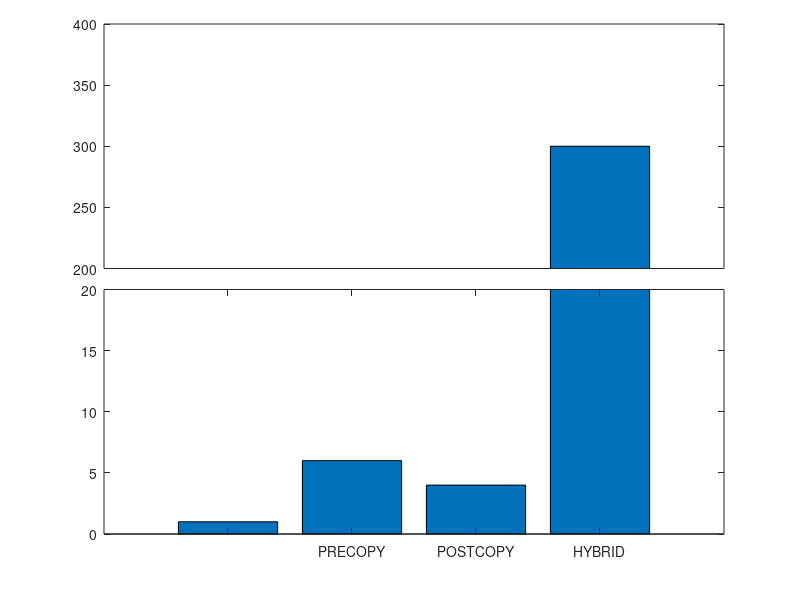

Write MATLAB code to recreate this figure.
a=[1 6 4 300];
xlabel = {'', 'PRECOPY', 'POSTCOPY', 'HYBRID', 'PRO-HYBRID', ''};

ylim1=[0 20];
%ylim2=[100 300];
ylim2=[200 400];
xlim=[0 length(a)+1];

figure;

% retrieve your default axis pos
clf;
p0=get(gca,'position')
delete(gcf);

% create axis1
%a1=axes('position',[p0(1) p0(2) p0(3)/2-.025 p0(4)]);
a1=axes('position',[p0(1) p0(2) p0(3) p0(4)/2]);
%barh(a);
bar(a);
%set(a1,'ylim',ylim1);
set(a1,'ylim',ylim1, 'XTickLabel', xlabel);
%box off;

% create axis2
%a2=axes('position',[p0(1)+p0(3)/2+.025 p0(2) p0(3)/2-.025 p0(4)]);
a2=axes('position',[p0(1) p0(4)/2+.145 p0(3) p0(4)/2])
%a2=axes('position',[p0(1) p0(2) p0(3) p0(4)/2]);
%barh(a);
bar(a);

%set(a2,'ylim',ylim1);
set(a2,'ylim',ylim2);
%ylim(ylim2);
%set(a2,'xlim',xlim,'ylim',ylim2);
set(a2,'xtick',[]);
%set(a2,'xcolor',get(a2,'color'));
%box off

%%%%%%%%%%%%%%%% plotting %%%%%%%%%%%%%%%%%%%%%
output = "break_axis";

%figure;
saveas(1, strcat(output, ".png"));

%box off
